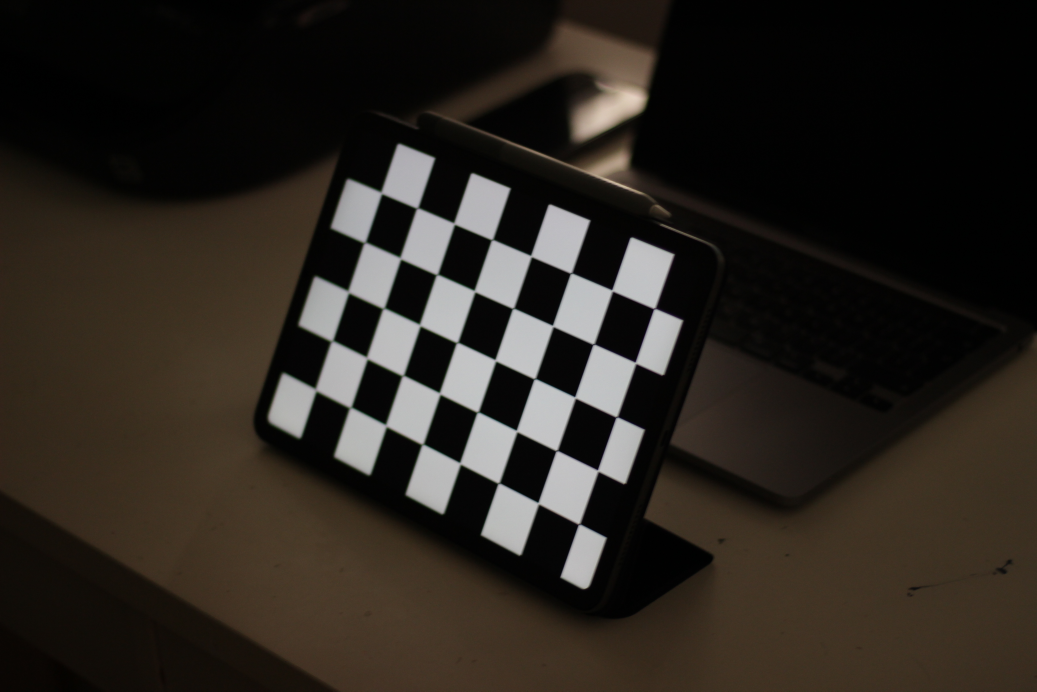
#> input picture CalibrationImages0/10.jpg, 5184 x 3456 px (shown at 1/5 size)
$ python intrinsicParameters.py CalibrationImages0
#> lines starting #> are read from the running program, lines starting #| are printed output that depends on the picture; after the words box and inside, x2 and y2 are one past the last pixel; in counts of white or black regions, pixels touching at a corner belong together
import numpy as np
import cv2 as cv
import glob
import sys

if len(sys.argv) < 2:
    print("Calibration images directory name required")
    sys.exit()

DIR = sys.argv[1]

SQUARE_SIZE = 0.025 #meters
PATTERN_SIZE = (7, 5)

#termination criteria
crit = (cv.TERM_CRITERIA_EPS + cv.TERM_CRITERIA_MAX_ITER, 30, 0.001)

objp = np.zeros((PATTERN_SIZE[0]*PATTERN_SIZE[1], 3), np.float32) #points in world coordinates [X, Y, Z]
objp[:, :2] = np.mgrid[0:PATTERN_SIZE[0], 0:PATTERN_SIZE[1]].T.reshape(-1, 2)*SQUARE_SIZE

objectpoints = [] #stores vectors of points for ALL the calibration images
imagepoints = []

imgs = glob.glob(DIR+"/*jpg") #directory with images of the calibration pattern

goodImgcount = 0

for fname in imgs:
    #read and convert to grayscale
    img = cv.imread(fname)
#> img is the input picture: shape (3456, 5184, 3); mean B, G, R 31.4, 37.4, 42.7

    #resize
    img = cv.resize(img,(0, 0),fx=0.2, fy=0.2, interpolation = cv.INTER_AREA)
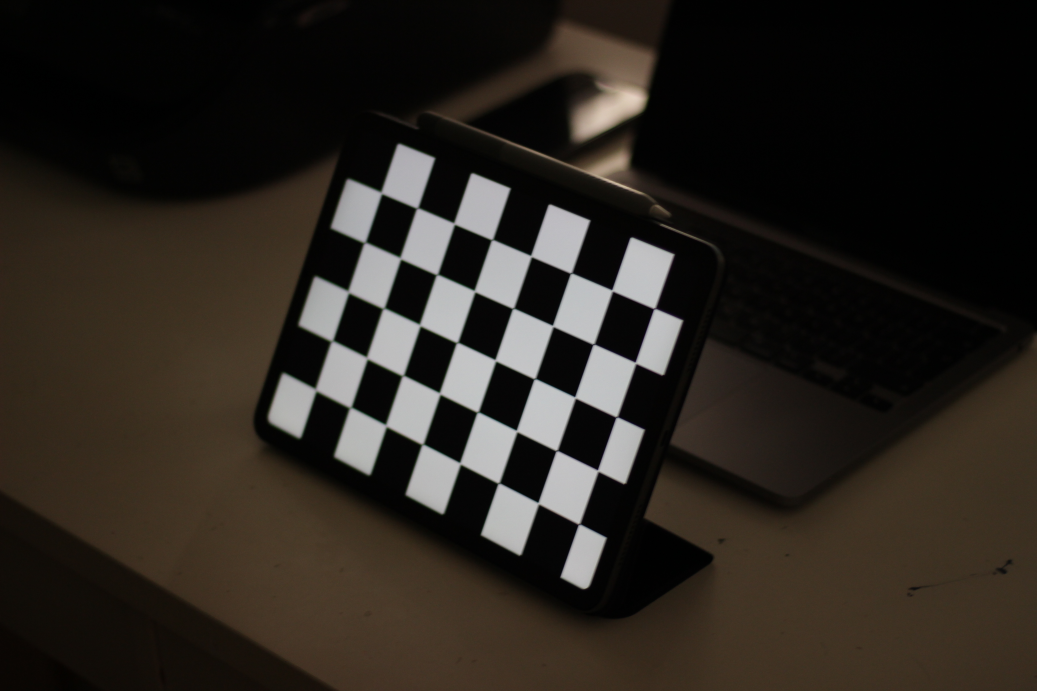
#> img: shape (691, 1037, 3); mean B, G, R 31.4, 37.4, 42.7

    #hsv mask
    img_hsv = cv.cvtColor(img, cv.COLOR_BGR2HSV)
#> img_hsv: shape (691, 1037, 3); mean H, S, V 27.4, 82.1, 43.1

    lwr = np.array([0, 0, 100])
    upr = np.array([179, 61, 252])

    # lwr = np.array([0, 0, 240])
    # upr = np.array([179, 61, 255])

    msk = cv.inRange(img_hsv, lwr, upr)
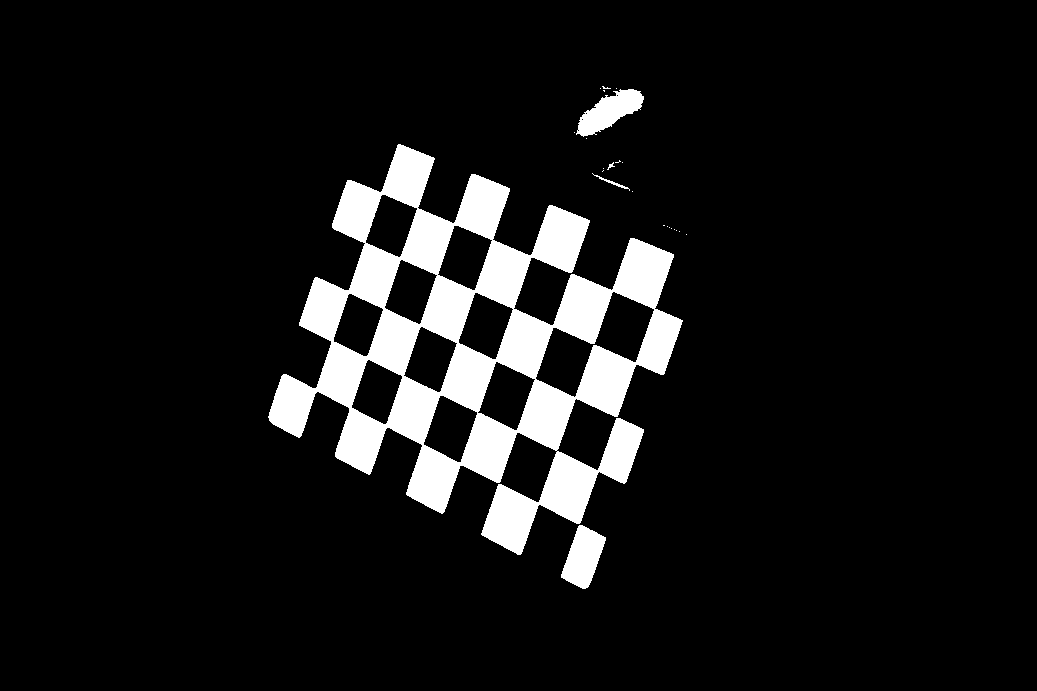
#> msk: shape (691, 1037); 8.9% white; 24 white regions (19 under 20 px), largest, box (x1, y1, x2, y2) and area: (268, 144, 683, 555) 60073, (561, 525, 606, 589) 1731, (576, 89, 644, 137) 1647, (592, 173, 630, 191) 86, (607, 162, 615, 170) 23
    # cv.imshow("mask", msk)
    # cv.waitKey(0)

    #use morphology
    krn = cv.getStructuringElement(cv.MORPH_RECT, (50, 50))
    dlt = cv.dilate(msk, krn, iterations=15)
#> dlt: shape (691, 1037); every value is 255
    pattern = 255 - cv.bitwise_and(dlt, msk)
    # cv.imshow("mask", pattern)
    # cv.waitKey(0)

    print(f"searching for corners in image: {fname}")

    #find corners
    ret, corners = cv.findChessboardCorners(np.uint8(pattern), PATTERN_SIZE, None)
#> ret = False; corners = None

    print(f"corners found: {ret}")
#| corners found: False

    if ret == True:
        objectpoints.append(objp) #these [X, Y, Z] are the same for all images! Pattern does not move
        ref_corners = cv.cornerSubPix(pattern, corners, (21, 21), (-1, -1), crit)
        imagepoints.append(ref_corners)
        #ret is passed from the find corners function to understand if the whole board was found or not
        cv.drawChessboardCorners(img, PATTERN_SIZE, ref_corners, ret)
        cv.imshow('corners', img)
        cv.waitKey(50)
        goodImgcount = goodImgcount + 1

    cv.destroyAllWindows()
#> pass 2 of the loop `for fname in imgs:`:
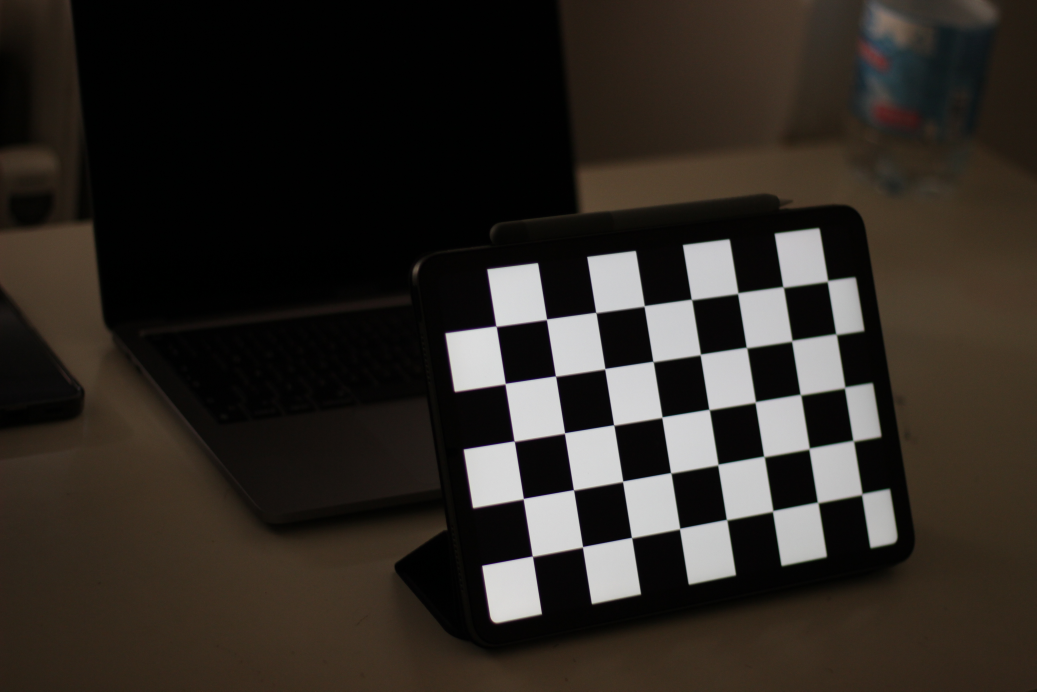
#> input picture CalibrationImages0/13.jpg, 5184 x 3456 px (shown at 1/5 size)
#> img is the input picture: shape (3456, 5184, 3); mean B, G, R 36.2, 41.8, 47.2
#> img: shape (691, 1037, 3)
#> img_hsv: shape (691, 1037, 3); mean H, S, V 29.4, 79.5, 47.6
#> `msk = cv.inRange(img_hsv, lwr, upr)`:
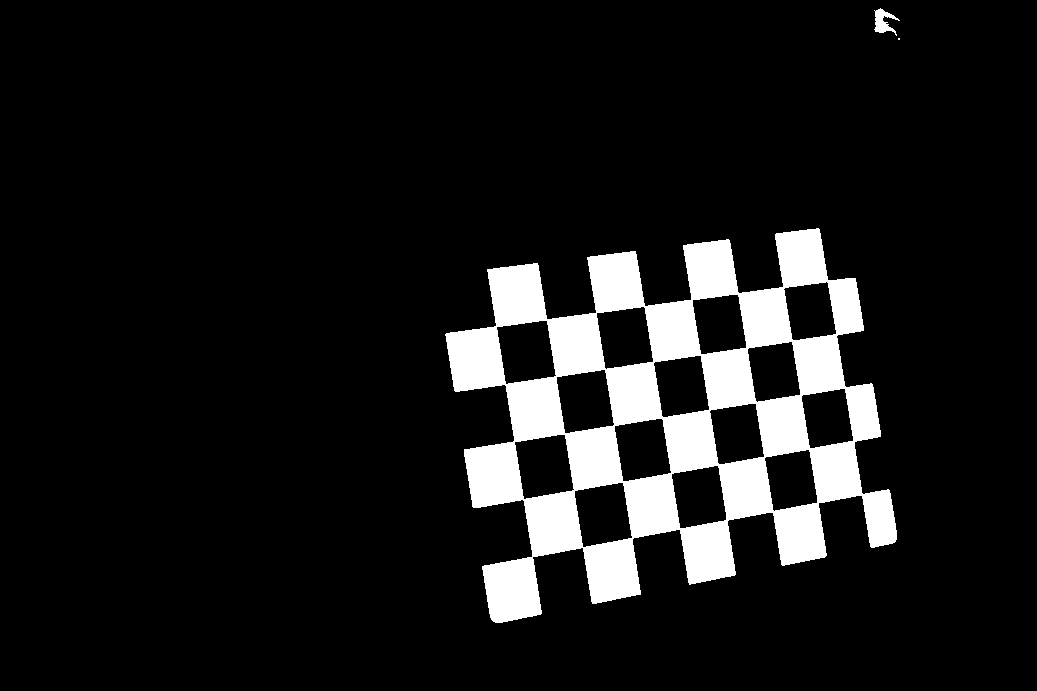
#> msk: shape (691, 1037); 10.1% white; 3 white regions (1 under 20 px), largest, box (x1, y1, x2, y2) and area: (445, 228, 897, 623) 72242, (874, 8, 900, 36) 331
#> `dlt = cv.dilate(msk, krn, iterations=15)`:
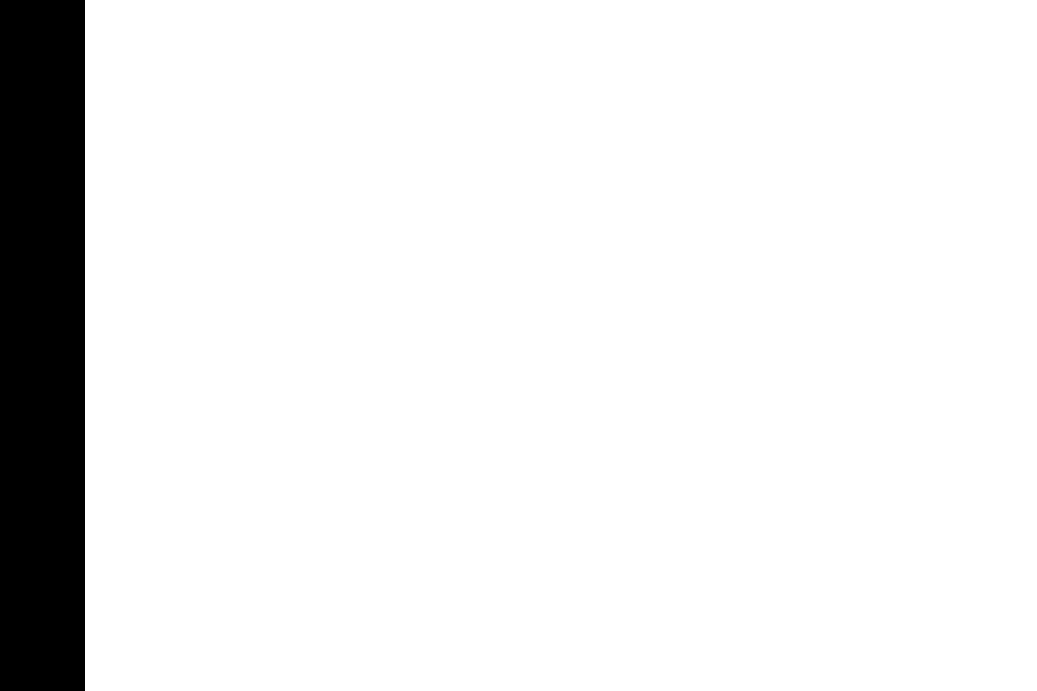
#> dlt: shape (691, 1037); 91.8% white; 1 black region, box (x1, y1, x2, y2) and area: (0, 0, 85, 691) 58735
#| corners found: False

#now the calibration
gray = cv.cvtColor(img, cv.COLOR_BGR2GRAY)
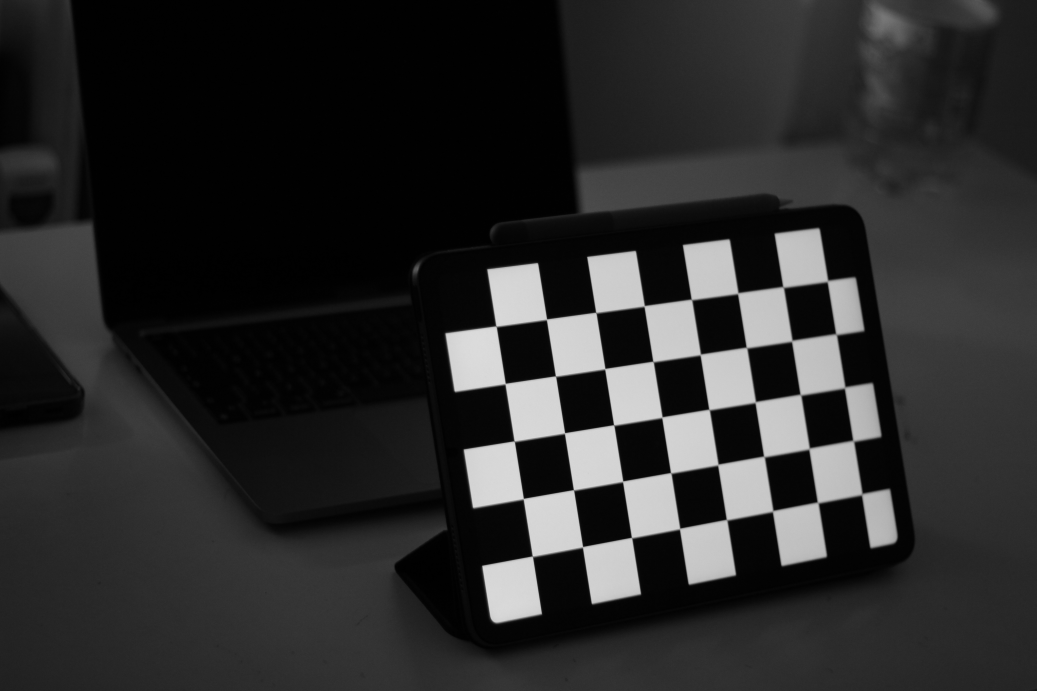
#> gray: shape (691, 1037); min 0, max 220, mean 42.8
#> (the run stopped early here; a loop or call above may not have finished)
